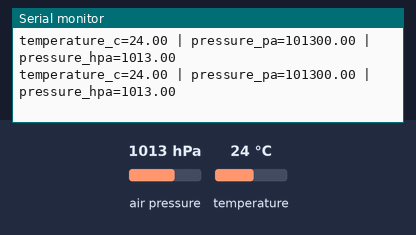
The sketch below on a simulated ESP32. Parts: the last lines printed to the serial monitor. Inputs (shaded band) come from the test bench; at power-on: air pressure 1013 hPa, temperature 24 °C.

Above: at 2.2 s.
2.3 s: air pressure set to 952 hPa
At 3.6 s:
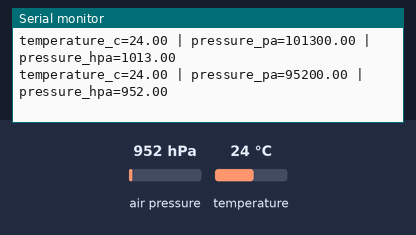
3.8 s: temperature set to 12 °C
At 4.8 s:
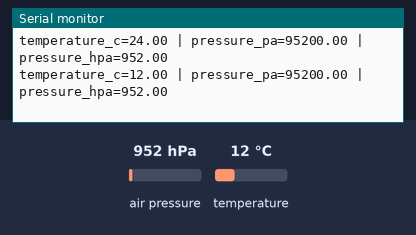
5.3 s: air pressure set to 975 hPa
At 6.9 s:
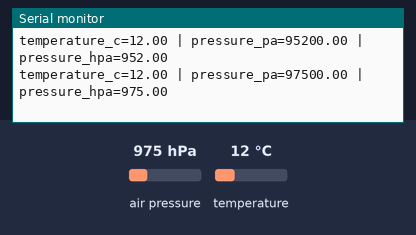
Timing chart, 0 to 8.4 s (numbered marks = the images above; inputs shaded):
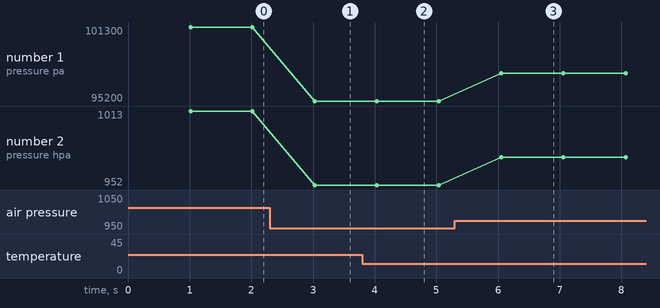

Measured:
- after the input at 2.3 s, the serial monitor: prints a new line after 0.72 s (image 1)
- after the input at 3.8 s, the serial monitor: prints a new line after 0.23 s (image 2)
- after the input at 5.3 s, the serial monitor: prints a new line after 0.75 s (image 3)
- plotted number 1: 101300 → 95200 after the input at 2.3 s, 95200 → 97500 after the input at 5.3 s
- plotted number 2: 1013 → 952 after the input at 2.3 s, 952 → 975 after the input at 5.3 s

The sketch:

SPI_OPTION2.ino
```cpp
/*
 * Practice 03 - Activity 3
 * SPI BMP280 pressure and temperature monitor for ESP32 + Arduino IDE.
 *
 * Hardware assumptions:
 * - ESP32 DevKit-style board.
 * - BMP280 breakout configured for SPI operation.
 * - BMP280 SCK connected to GPIO 18.
 * - BMP280 MISO/SDO connected to GPIO 19.
 * - BMP280 MOSI/SDI connected to GPIO 23.
 * - BMP280 CS connected to GPIO 5.
 * - BMP280 VIN/VCC and logic levels compatible with 3.3 V ESP32 signals.
 *
 * Behavior:
 * - The sketch initializes the BMP280 over SPI.
 * - Temperature is reported in degrees Celsius.
 * - Barometric pressure is reported in Pa and hPa.
 * - If the sensor is not detected, the sketch keeps retrying and reports the
 *   fault through the Serial Monitor.
 *
 * Required libraries:
 * - Adafruit BMP280 Library
 * - Adafruit Unified Sensor
 */

#include <Adafruit_BMP280.h>
#include <SPI.h>
#include <math.h>
#include <stdint.h>

constexpr uint32_t SERIAL_BAUD_RATE = 115200;

constexpr uint8_t BMP280_SCK_PIN = 18;
constexpr uint8_t BMP280_MISO_PIN = 19;
constexpr uint8_t BMP280_MOSI_PIN = 23;
constexpr uint8_t BMP280_CS_PIN = 5;

constexpr uint32_t SENSOR_READ_PERIOD_MS = 1000;
constexpr uint32_t SENSOR_RETRY_PERIOD_MS = 2000;
constexpr float PASCALS_PER_HECTOPASCAL = 100.0f;

struct Bmp280Reading {
  float temperatureCelsius;
  float pressurePascals;
  float pressureHectopascals;
};

Adafruit_BMP280 bmp280(BMP280_CS_PIN);

bool g_sensorReady = false;

bool initializeBmp280() {
  if (!bmp280.begin()) {
    Serial.println("BMP280 not detected on SPI. Check wiring, power, and CS pin.");
    return false;
  }

  bmp280.setSampling(
    Adafruit_BMP280::MODE_NORMAL,
    Adafruit_BMP280::SAMPLING_X2,
    Adafruit_BMP280::SAMPLING_X16,
    Adafruit_BMP280::FILTER_X16,
    Adafruit_BMP280::STANDBY_MS_500
  );

  Serial.println("BMP280 detected through SPI.");
  Serial.println("temperature_c=<value> | pressure_pa=<value> | pressure_hpa=<value>");
  return true;
}

Bmp280Reading readBmp280() {
  Bmp280Reading reading = {};

  reading.temperatureCelsius = bmp280.readTemperature();
  reading.pressurePascals = bmp280.readPressure();
  reading.pressureHectopascals =
    reading.pressurePascals / PASCALS_PER_HECTOPASCAL;

  return reading;
}

bool isValidReading(const Bmp280Reading &reading) {
  return !isnan(reading.temperatureCelsius) &&
         !isnan(reading.pressurePascals) &&
         reading.pressurePascals > 0.0f;
}

void reportReading(const Bmp280Reading &reading) {
  Serial.print("temperature_c=");
  Serial.print(reading.temperatureCelsius, 2);
  Serial.print(" | pressure_pa=");
  Serial.print(reading.pressurePascals, 2);
  Serial.print(" | pressure_hpa=");
  Serial.println(reading.pressureHectopascals, 2);
}

void setup() {
  Serial.begin(SERIAL_BAUD_RATE);
  delay(1000);

  SPI.begin(BMP280_SCK_PIN, BMP280_MISO_PIN, BMP280_MOSI_PIN, BMP280_CS_PIN);

  Serial.println();
  Serial.println("Practice 03 - Activity 3: SPI BMP280 monitor");
  Serial.println("Using ESP32 SPI pins: SCK=18, MISO=19, MOSI=23, CS=5");

  g_sensorReady = initializeBmp280();
}

void loop() {
  static uint32_t lastReadMs = 0;
  static uint32_t lastRetryMs = 0;

  const uint32_t nowMs = millis();

  if (!g_sensorReady) {
    if (nowMs - lastRetryMs >= SENSOR_RETRY_PERIOD_MS) {
      lastRetryMs = nowMs;
      g_sensorReady = initializeBmp280();
    }

    delay(10);
    return;
  }

  if (nowMs - lastReadMs < SENSOR_READ_PERIOD_MS) {
    delay(10);
    return;
  }

  lastReadMs = nowMs;

  const Bmp280Reading reading = readBmp280();

  if (!isValidReading(reading)) {
    Serial.println("Invalid BMP280 reading. Reinitializing sensor.");
    g_sensorReady = false;
    return;
  }

  reportReading(reading);
}
```
